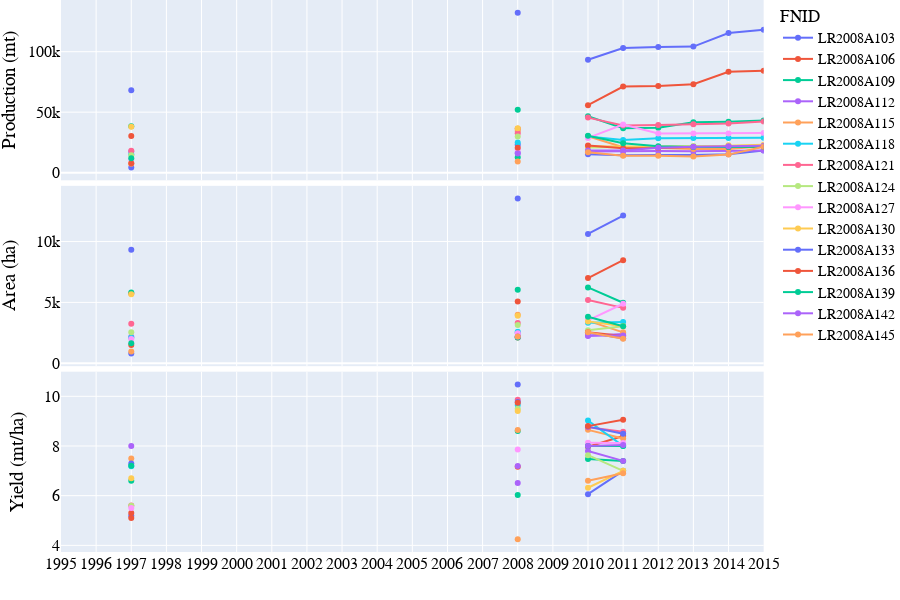
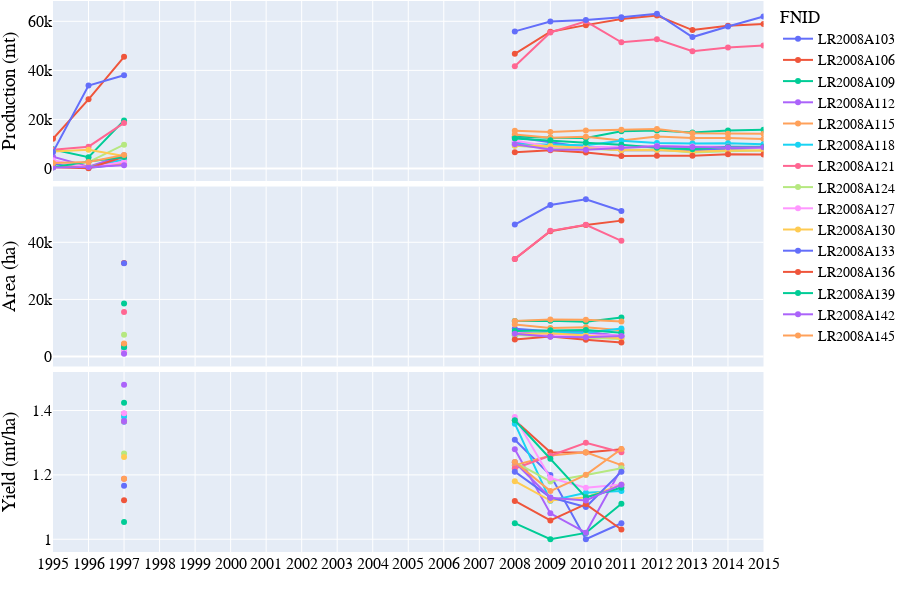

Here is the notebook cell these charts were saved with, in order:
### Code cell
# Lineplot of Production-Area-Yield time-series
country_iso, country_name = 'LR', 'Liberia'
df = pd.read_csv('../data/crop/adm_crop_production_%s.csv' % country_iso, index_col=0)
df['year'] = df['harvest_year']
year = [df['year'].min(), df['year'].max()]
product_season = [
    ['Cassava','Main'],
    ['Rice','Main'],
]
for product_name, season_name in product_season:
    footnote = 'Production-Area-Yield time-series of %s - %s - %s' % (country_iso, product_name, season_name)
    fn_save = '../figures/%s_line_pay_%s_%s.png' % (country_iso, product_name, season_name)
    sub = df[(df['product'] == product_name) & (df['season_name'] == season_name)]
    fig = PlotLinePAY(sub, year, footnote, fn_save)
    fig.show()
